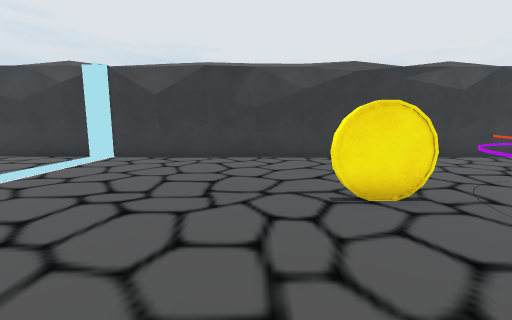
view 1 (above)

16 first-person views from a walk through a 3-D level made in the Unity game engine. The camera is 1.5 m above the floor, tilts 8° down and sees 90° across. The floor is counted in squares, 1 m on a side. Each view is taken from the middle of a square. On the plan, view 1 faces up. The plan holds only what a view shows up to about 13 squares ahead; the rest is blank. The place goes on beyond the plan. Some surface patterns are stand-ins.

view 2
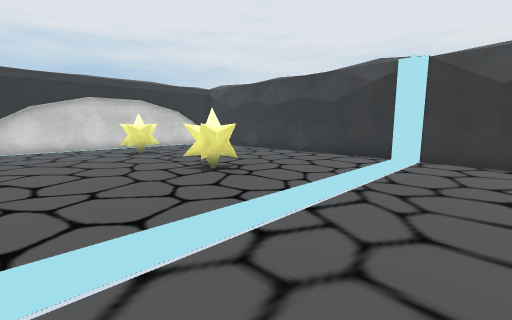

view 3
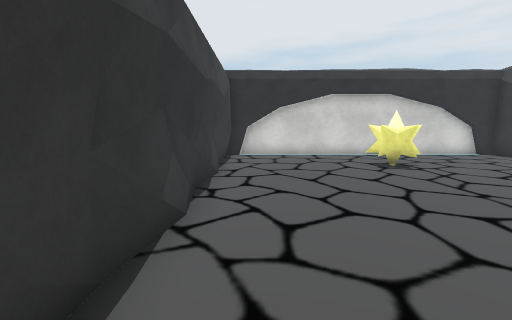

view 4
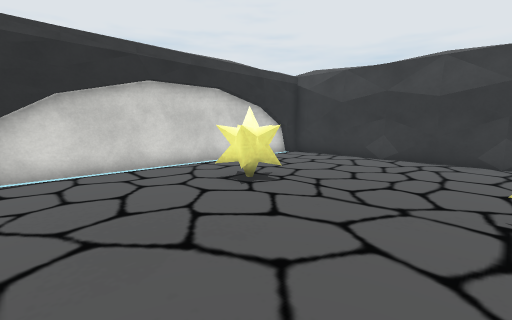

view 5
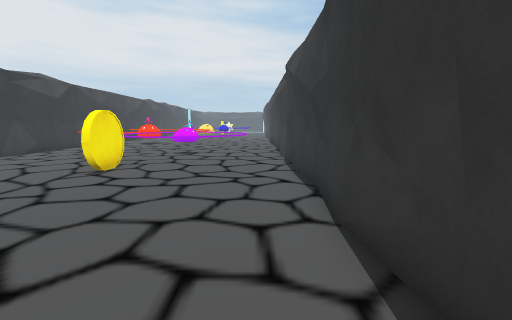

view 6
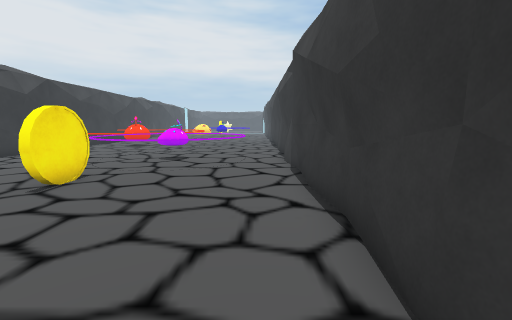

view 7
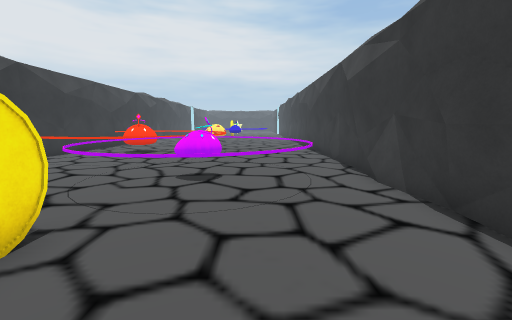

view 8
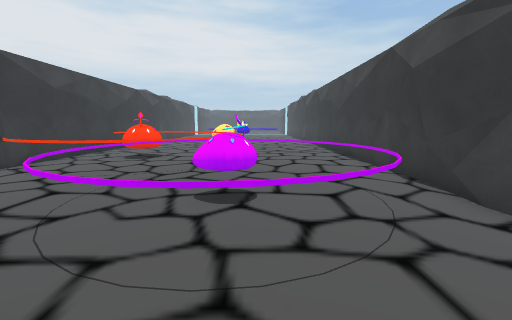

view 9
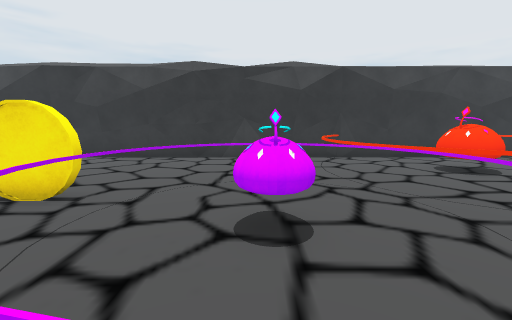

view 10
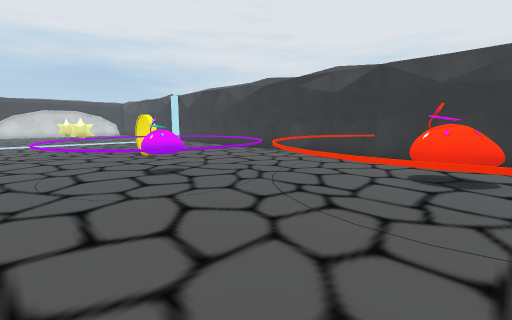

view 11
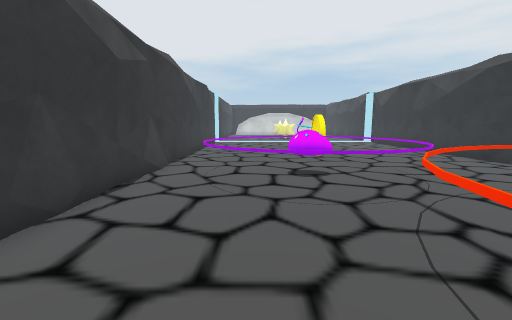

view 12
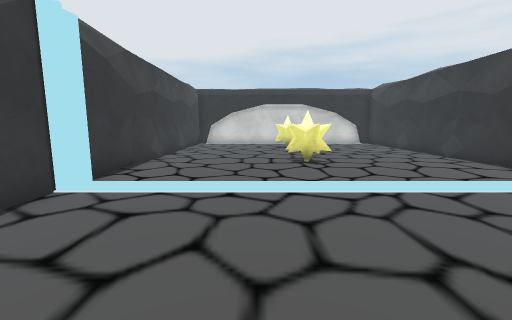

view 13
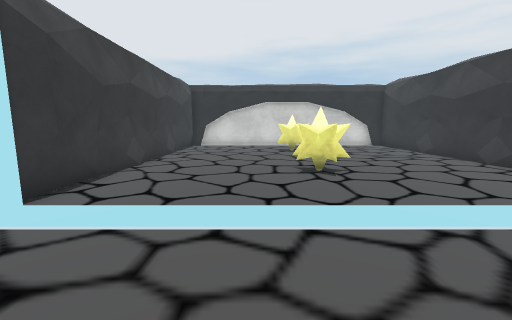

view 14
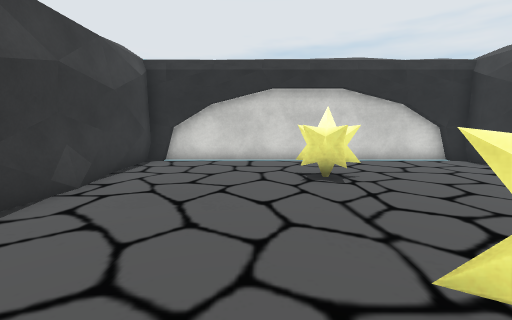

view 15
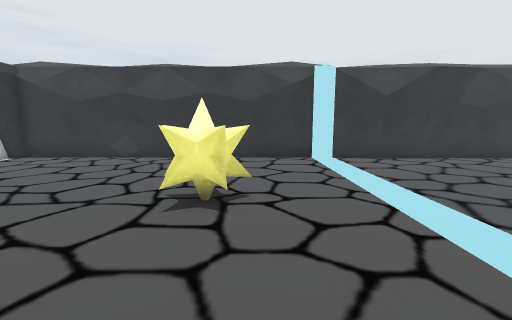

view 16
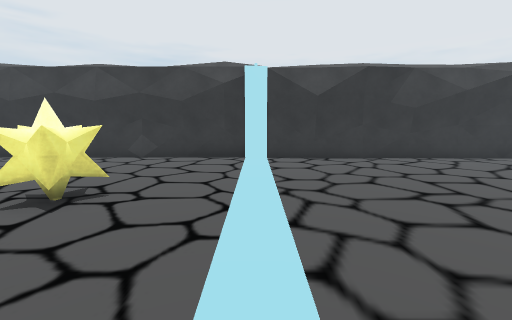

### Floor plan
Key: @ floor where view 1 was taken; # wall or solid block; . floor; = window, fence, low wall or low ledge; ^ raised ledge; O other object.
Columns run from 21 left of view 1 to 15 right of it. Each row starts with its distance up from view 1.
 12 #####################################
 11 #..............................==...
 10 #..............................#....
  9 #..............................=..#^=
  8 #..............................=..#^#
  7 #..............................#...#
  6 #.........................=#=##=....
  5 #..OO.....O............OO.#....=#...
  4 #........................=..^#.#.=##.
  3 #........................=..^#.#.....
  2 #.........................=....=.....
  1 #..........................=##=......
  0 #....................@...............
 -1 ###.........##...........##.........#
 -2   ###################################

Where each view was taken, in squares from view 1:
view 1: 0 up, 0 right, facing up
view 2: 0 up, 4 left, facing up-left
view 3: 0 up, 8 left, facing left
view 4: 0 up, 12 left, facing up-left
view 5: 0 up, 6 left, facing right
view 6: 0 up, 4 left, facing right
view 7: 2 up, 0 right, facing right
view 8: 3 up, 2 right, facing right
view 9: 0 up, 7 right, facing up
view 10: 0 up, 15 right, facing up-left
view 11: 2 up, 15 right, facing left
view 12: 3 up, 1 left, facing left
view 13: 3 up, 3 left, facing left
view 14: 3 up, 10 left, facing left
view 15: 0 up, 10 left, facing up
view 16: 0 up, 7 left, facing up
